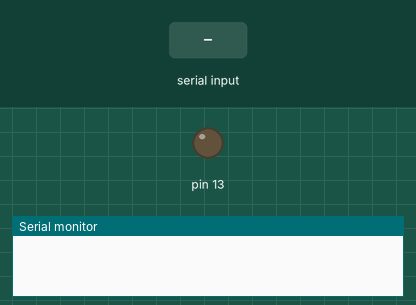
Recording of a sketch running on a simulated Arduino Uno, built with avr-gcc and run on an emulated ATmega328P. Shown: output pins drawn as LEDs (lit = HIGH), the last lines printed to the serial monitor. The inputs (shaded band) are chosen by the test bench.

Above: at 1.2 s.
1.3 s: "on\n" received over the second serial link
At 2.3 s:
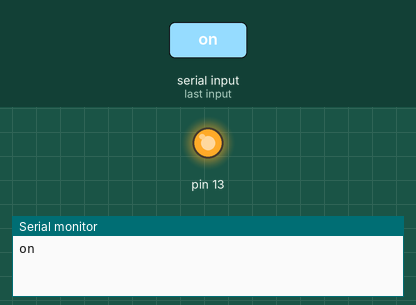
2.8 s: "off\n" received over the second serial link
At 3.7 s:
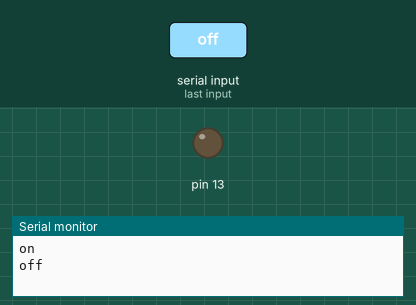
Timing chart, 0 to 5.8 s (numbered marks = the images above; inputs shaded):
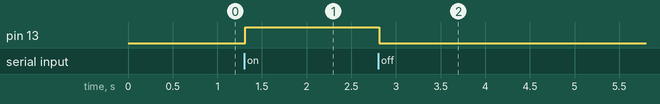

Measured:
- after the input at 1.3 s, pin 13: LOW → HIGH at once
- after the input at 2.8 s, pin 13: HIGH → LOW at once

The sketch:

BluetoothEx.ino
```cpp
#include "Bluetooth.h"

 Bluetooth BTSerial(2,3,9600);

void setup()
{
  Serial.begin(9600);
  pinMode(13, OUTPUT);
}

void loop()
{
  String message = BTSerial.readLine();

  if(message != NULL) {
    if(message == "on") {
      digitalWrite(13, HIGH);
      BTSerial.println("LED ON");
    }
    else if(message == "off") {
      digitalWrite(13, LOW);
      BTSerial.println("LED OFF");
    }
    Serial.println(message);
  }
}
```

Bluetooth.cpp
```cpp
#include <Arduino.h>
#include "Bluetooth.h"

Bluetooth::Bluetooth(int rx, int tx, long boardrate) : SoftwareSerial(rx, tx)
{
  begin(boardrate);
}

String Bluetooth::readLine() {
  String message = "";

  while(available()) {
    char data = (char) read();
    if(data == '\n') break;
     message += data;
     delay(5);
  }

  return message;
}
```

Bluetooth.h
```cpp
#include <SoftwareSerial.h>

class Bluetooth : public SoftwareSerial {
public:
  Bluetooth(int rx, int tx, long boardrate);
  String readLine();
};
```
